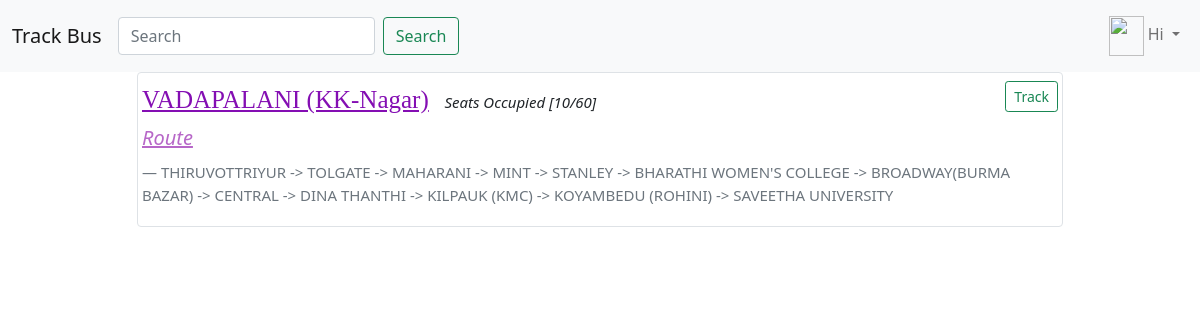
The page /blog/buslist (signed in) on the database its author committed.
### bus/models.py (models this page shows)
class bus(models.Model):
	title = models.CharField(max_length=100)
	description = models.TextField()
	slug = models.SlugField(unique=True)

### bus/views.py (the view)
# urls.py: path('buslist',bus_list,name='buslist'),
@login_required(login_url='blog:user_login')
def bus_list(request):
	obj = bus.objects.all()
	return render(request,'home.html',{'obj':obj})

### template/home.html
{% extends "base.html" %}
{% block content %}
{%for i in obj%}
    <div class="container">
        <div class="row justify-content-md-center">
          <div class="col-sm-10">
            <div class="img-thumbnail">
                    <h2><a href="{% url 'blog:busdetail' i.slug %}" class="title-tag">{{i.title}}</a><i style="font-size: 15px;">&nbsp; &nbsp; Seats Occupied [10/60]</i><small style="float: right;"><a href="{% url 'blog:busdetail' i.slug %}" class="btn btn-outline-success btn-sm " role="button" aria-pressed="true">Track</a></small></h2>
                        <div class="responsive" >
                            <blockquote class="blockquote">
  <p class="mb-4" style="color: #B767C8;"><u><i>Route</i></u></p>
  <footer class="blockquote-footer" >{{i.description}}</footer>
</blockquote>
                        </div>
                </div>
            </div>
        </div>
        </div>
{%endfor%}
{% endblock %}

### static/bus/style1.css (style rules this page uses)
.container .title-tag { font-family: Finchley; font-size: 25px; color: #840EB3; }
.container .blockquote-footer { font-size: 15px; }

### template/base.html (style rules this page uses)
* { margin:0; padding: 0px; }

### rows shown on the page
bus: title "VADAPALANI (KK-Nagar)", description "THIRUVOTTRIYUR -> TOLGATE -> MAHARANI -> MINT -> STANLEY -> BHARATHI WOMEN'S COLLEGE -> BROADWAY(BURMA BAZAR) -> CENTRAL -> DINA THANTHI -> KILPAUK (KMC) -> KOYAMBEDU (ROHINI) -> SAVEETHA UNIVERSITY"
